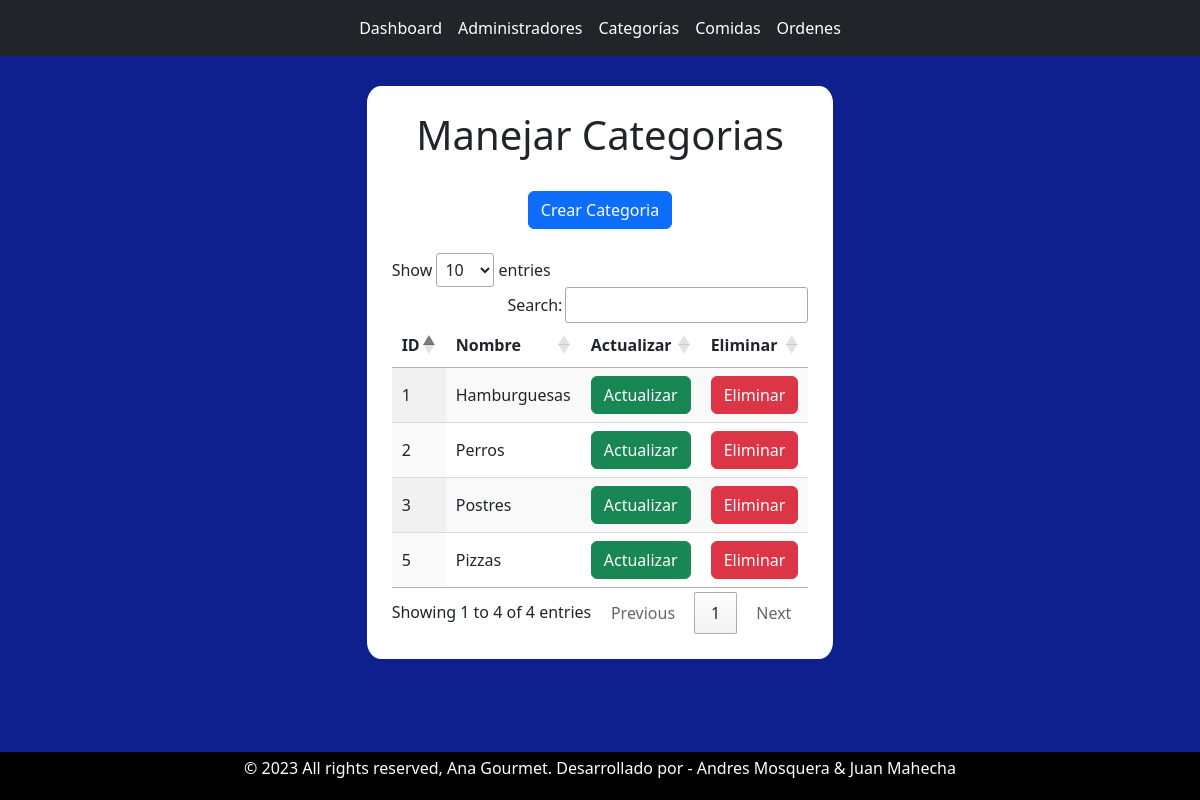
The app's page /category/category.php with its own data.
### tables this page shows
CREATE TABLE `category` (
  `id` int(11) NOT NULL,
  `title` varchar(255) DEFAULT NULL
);

### category/category-objeto.php (called while the page is built, shortened)
<?php
    class Category
    {
        public static function readCategory()
        {
            $conexion = new Conexion();
            $consulta = $conexion->prepare('SELECT * FROM ' . self::TABLA . ' ORDER BY id');
            $consulta->execute();
            $registros = $consulta->fetchAll();
            return $registros;
        }
    }
?>

### category/category.php (the view, shortened to what this page needs)
<?php
 require_once 'category-objeto.php';
 $category = Category::readCategory();
?>
<?php include('../partials/navbar.php'); ?>
    <div class="container">
        <div class="container-small">
        <h1>Manejar Categorias</h1>
            <br>
            <a href="./category-create.php" class="btn btn-primary">Crear Categoria</a>
            <br>
            <table id="table_id" class="display">
                <thead>
                    <tr>
                        <th>ID</th>
                        <th>Nombre</th>
                        <th>Actualizar</th>
                        <th>Eliminar</th>
                    </tr>
                </thead>
                <tbody>
                    <?php foreach($category as $item): ?>
                    <tr>
                        <td> <?php echo $item['id']; ?> </td>
                        <td> <?php echo $item['title']; ?>  </td>
                        <td>
                            <a href="./category-update.php?id=<?php echo $item['id']; ?>" class="btn btn-success">Actualizar</a>
                        </td>
                        <td>
                            <a href="./eliminar.php?id=<?php echo $item['id']; ?>" class="btn btn-danger">Eliminar</a>
                        </td>
                    </tr>
                    <?php endforeach; ?>
                </tbody>
            </table>
        </div>
    </div>
    <br>
<?php include('../partials/footer.php'); ?>

### styles/admin.css (style rules this page uses)
html, body { height: 100%; background-color: #0E208E !important; }
.container { display: flex; align-items: center; justify-content: center; flex-direction: column; background-color: #fff !important; border-radius: 3%; margin-top: 30px; width: 30% !important; margin-bottom: 80px; }
.container-small { display: flex; align-items: center; justify-content: center; flex-direction: column; background-color: white; margin: 0 !important; padding: 25px !important; border-radius: 3%; }

### records on screen
category: id "1", title "Hamburguesas"
category: id "2", title "Perros"
category: id "3", title "Postres"
category: id "5", title "Pizzas"
